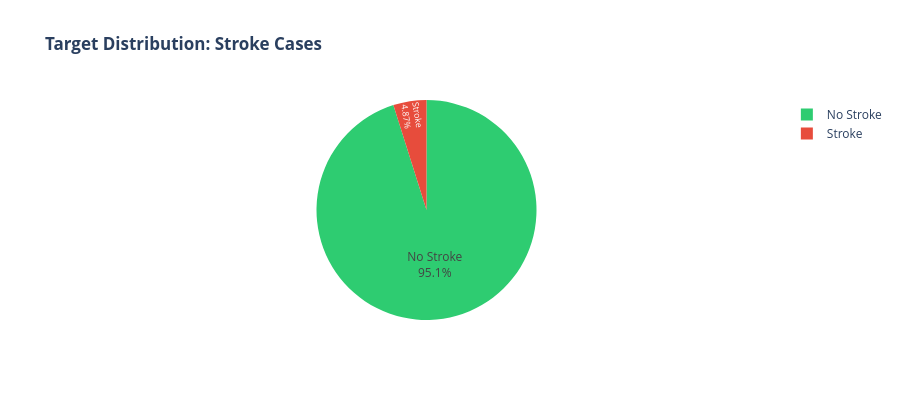

Notebook code cell kept with this figure:
### Markdown cell above
### Target Variable Distribution

### Code cell
if df is not None:
    print("\n" + "=" * 80)
    print("TARGET VARIABLE: STROKE")
    print("=" * 80)
    stroke_counts = df['stroke'].value_counts()
    stroke_pct = df['stroke'].value_counts(normalize=True) * 100
    
    target_info = pd.DataFrame({
        'Stroke': ['No (0)', 'Yes (1)'],
        'Count': [stroke_counts[0], stroke_counts[1]],
        'Percentage': [stroke_pct[0], stroke_pct[1]]
    })
    print(target_info.to_string(index=False))
    print(f"\nClass Imbalance Ratio: {stroke_counts[0] / stroke_counts[1]:.2f}:1")
    
    # Create visualization
    fig = go.Figure(data=[
        go.Pie(
            labels=['No Stroke', 'Stroke'],
            values=stroke_counts.values,
            marker=dict(colors=['#2ecc71', '#e74c3c']),
            textposition='inside',
            textinfo='label+percent'
        )
    ])
    fig.update_layout(
        title='<b>Target Distribution: Stroke Cases</b>',
        height=400,
        font=dict(size=12)
    )
    fig.show()

### Figure 1 — Plotly figure (JSON) as saved in the notebook; plotly's stock layout.template omitted (floating-point values rounded to 4 significant figures)
{"data": [{"labels": ["No Stroke", "Stroke"], "marker": {"colors": ["#2ecc71", "#e74c3c"]}, "textinfo": "label+percent", "textposition": "inside", "type": "pie", "values": [4861, 249]}], "layout": {"font": {"size": 12}, "height": 400, "title": {"text": "<b>Target Distribution: Stroke Cases</b>"}}}
